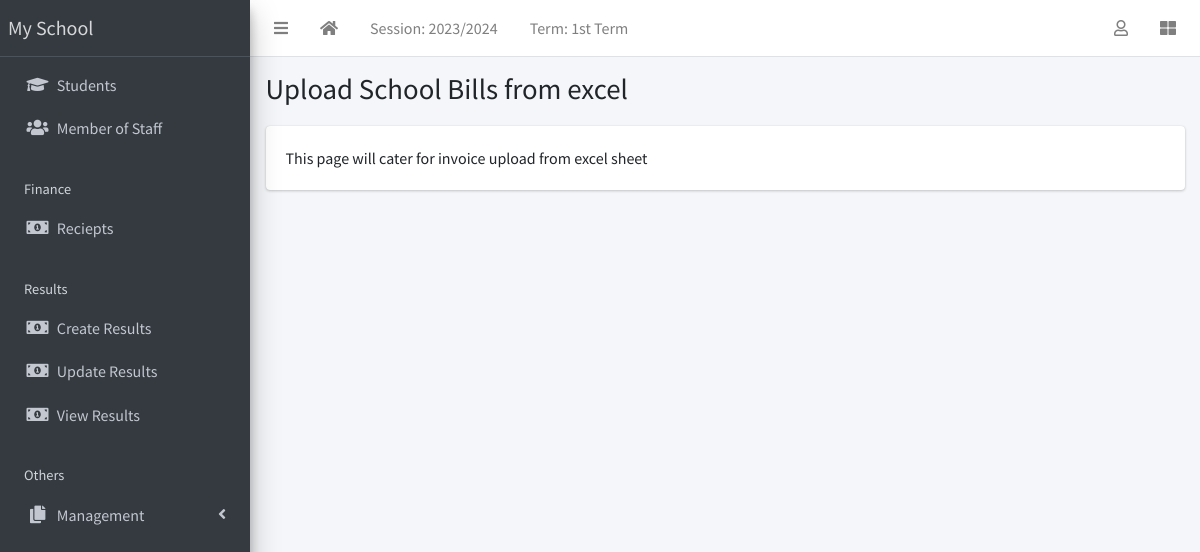
Page /finance/bulk-invoice/ (signed in) on the committed database.
### apps/corecode/models.py (models this page shows, shortened)
class AcademicSession(models.Model):
    name = models.CharField(max_length=200, unique=True)
    current = models.BooleanField(default=True)
    class Meta:
        ordering = ["-name"]

class AcademicTerm(models.Model):
    name = models.CharField(max_length=20, unique=True)
    current = models.BooleanField(default=True)
    class Meta:
        ordering = ["name"]

class SiteConfig(models.Model):
    key = models.SlugField()
    value = models.CharField(max_length=200)

### apps/finance/views.py (the view)
# urls.py: path("bulk-invoice/", bulk_invoice, name="bulk-invoice"),
@login_required
def bulk_invoice(request):
    return render(request, "finance/bulk_invoice.html")

### apps/corecode/context_processors.py (called while the page is built)
def site_defaults(request):
    current_session = AcademicSession.objects.get(current=True)
    current_term = AcademicTerm.objects.get(current=True)
    vals = SiteConfig.objects.all()
    contexts = {
        "current_session": current_session.name,
        "current_term": current_term.name,
    }
    for val in vals:
        contexts[val.key] = val.value
    return contexts

### apps/finance/templates/finance/bulk_invoice.html
{% extends 'base.html' %}
{% block title %}
Upload School Bills from excel
{% endblock title %}
{% block content %}
This page will cater for invoice upload from excel sheet
{% endblock content %}

### templates/base.html (shortened to what this page needs)
{% load static %}
<!DOCTYPE html>
<html lang="en">
<head>
  <link rel="stylesheet" href="{% static 'plugins/fontawesome-free/css/all.min.css' %}">
  <link rel="stylesheet" href="{% static 'plugins/toastr/toastr.min.css' %}">
  <link rel="stylesheet"
    href="{% static 'plugins/overlayScrollbars/css/OverlayScrollbars.min.css' %}">
  <link rel="stylesheet" href="{% static 'plugins/Datatables/datatables.min.css' %}" />
  <link rel="stylesheet" href="{% static 'dist/css/adminlte.min.css' %}">
</head>
<body
  class="hold-transition sidebar-mini layout-fixed layout-navbar-fixed layout-footer-fixed">
  <div class="wrapper">
    <nav class="main-header navbar navbar-expand navbar-white navbar-light">
      <ul class="navbar-nav">
        <li class="nav-item">
          <a class="nav-link" data-widget="pushmenu" href="#" role="button"><i
              class="fas fa-bars"></i></a>
        </li>
        <li class="nav-item d-none d-sm-inline-block">
          <a href="{% url 'home' %} " class="nav-link"><i class="fa fa-home"></i></a>
        </li>
        <li class="nav-item d-none d-sm-inline-block">
          <a href="{% url 'current-session' %}" class="nav-link">Session: {{ current_session }}</a>
        </li>
        <li class="nav-item d-none d-sm-inline-block">
          <a href="{% url 'current-session' %}" class="nav-link">Term: {{ current_term }}</a>
        </li>
      </ul>
      <ul class="navbar-nav ml-auto">
        <li class="nav-item dropdown">
          <a class="nav-link" data-toggle="dropdown" href="#">
            <i class="far fa-user"></i>
          </a>
        </li>
        <li class="nav-item">
          <a class="nav-link" data-widget="control-sidebar" data-slide="true"
            href="#" role="button"><i class="fas fa-th-large"></i></a>
        </li>
      </ul>
    </nav>
    <aside class="main-sidebar sidebar-dark-primary elevation-4">
      <a href="{% url 'home' %}" class="brand-link">{{ school_name | default:"MySchool" }}</a>
      <div class="sidebar">
        <nav class="mt-2">
          <ul class="nav nav-pills nav-sidebar flex-column"
            data-widget="treeview" role="menu" data-accordion="false">
            <li class="nav-item">
              <a href="{% url 'student-list' %}" class="nav-link">
                <i class="nav-icon fas fa-graduation-cap"></i>
                <p>
                  Students
                </p>
              </a>
            </li>
            <li class="nav-item">
              <a href="{% url 'staff-list' %}" class="nav-link">
                <i class="nav-icon fas fa-users"></i>
                <p>
                  Member of Staff
                </p>
              </a>
            </li>
            <li class="nav-header">Finance</li>
            <li class="nav-item">
              <a href="{% url 'invoice-list' %}" class="nav-link">
                <i class="nav-icon fas fa-money-bill-alt"></i>
                <p>
                  Reciepts
                </p>
              </a>
            </li>
            <li class="nav-header">Results</li>
            <li class="nav-item">
              <a href="{% url 'create-result' %}" class="nav-link">
                <i class="nav-icon fas fa-money-bill-alt"></i>
                <p>
                  Create Results
                </p>
              </a>
            </li>
            <li class="nav-item">
              <a href="{% url 'edit-results' %}" class="nav-link">
                <i class="nav-icon fas fa-money-bill-alt"></i>
                <p>
                  Update Results
                </p>
              </a>
            </li>
            <li class="nav-item">
              <a href="{% url 'view-results' %}" class="nav-link">
                <i class="nav-icon fas fa-money-bill-alt"></i>
                <p>
                  View Results
                </p>
              </a>
            </li>
            <li class="nav-header">Others</li>
            <li class="nav-item has-treeview">
              <a href="#" class="nav-link">
                <i class="nav-icon fas fa-copy"></i>
                <p>
                  Management
                  <i class="fas fa-angle-left right"></i>
                </p>
              </a>
            </li>
          </ul>
        </nav>
      </div>
    </aside>
    <div class="content-wrapper">
      <section class="content-header">
        <div class="container-fluid">
          <div class="row mb-1">
            <div class="col-sm-8">
              <h1>{% block title %}{% endblock title %}</h1>
            </div>
            <div class="col-sm-4">
            </div>
          </div>
        </div>
      </section>
      <section class="content">
        <div class="container-fluid">
          <div class="row">
            <div class="col-md-12">
              {% block fullcard %}
              <div class="card">
                <div class="card-body">
                  <div class="row">
                    <div class="col">
                      {% block content %}
                      {% endblock content %}
                    </div>
                  </div>
                </div>
              </div>
              {% endblock fullcard %}
            </div>
          </div>
        </div>
      </section>
    </div>
  </div>
</body>
</html>

### rows in the picture
AcademicSession: name "2023/2024"
AcademicTerm: name "1st Term"
SiteConfig: value "My School"
